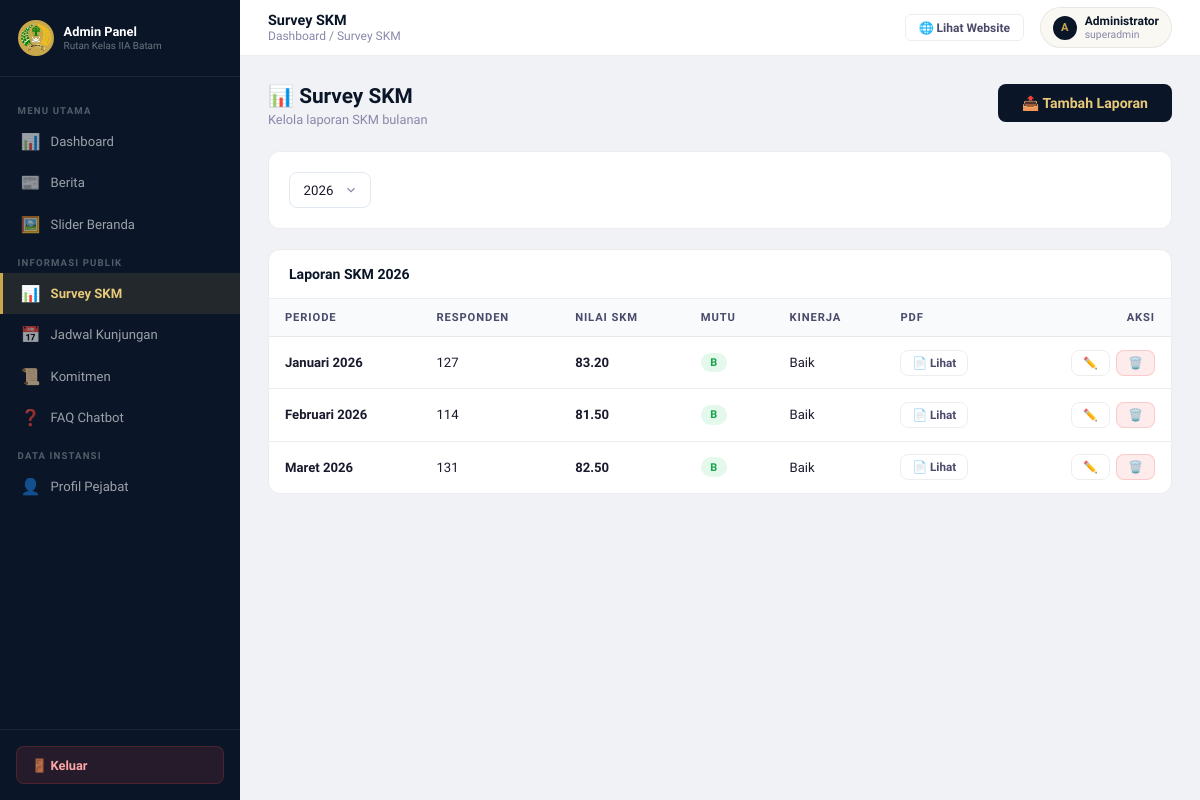
The app's page /admin/survey.php (signed in) with its own data.
### tables this page shows
CREATE TABLE `survey_skm` (
  `id`          INT AUTO_INCREMENT PRIMARY KEY,
  `bulan`       TINYINT NOT NULL,               
  `tahun`       YEAR    NOT NULL,
  `responden`   INT     NOT NULL DEFAULT 0,
  `nilai_skm`   DECIMAL(5,2) NOT NULL,
  `mutu`        ENUM('A','B','C','D') NOT NULL,
  `kinerja`     VARCHAR(50),
  `file_pdf`    VARCHAR(255),                   
  `created_at`  TIMESTAMP DEFAULT CURRENT_TIMESTAMP,
  `updated_at`  TIMESTAMP DEFAULT CURRENT_TIMESTAMP ON UPDATE CURRENT_TIMESTAMP,
  UNIQUE KEY `uq_bulan_tahun` (`bulan`, `tahun`)
);

### admin/survey.php (the view, shortened to what this page needs)
<?php
$db = getDB();
$action = $_GET['action'] ?? 'list';
$tahun=(int)($_GET['tahun']??date('Y'));
$laporan=$db->prepare("SELECT * FROM survey_skm WHERE tahun=? ORDER BY bulan ASC"); $laporan->execute([$tahun]); $laporan=$laporan->fetchAll();
$tahunList=$db->query("SELECT DISTINCT tahun FROM survey_skm ORDER BY tahun DESC")->fetchAll(PDO::FETCH_COLUMN);
$nb=['','Januari','Februari','Maret','April','Mei','Juni','Juli','Agustus','September','Oktober','November','Desember'];
?>
<!DOCTYPE html><html lang="id"><head><meta charset="UTF-8"/><meta name="viewport" content="width=device-width,initial-scale=1.0"/>
<link rel="stylesheet" href="css/admin.css"/>
<link href="https://fonts.googleapis.com/css2?family=Source+Sans+3:wght@400;600;700&display=swap" rel="stylesheet"/></head>
<body>
<div class="admin-layout">
<?php include __DIR__.'/includes/sidebar.php'; ?>
<div class="admin-main">
<header class="admin-topbar">
  <div class="topbar-left"><button class="sidebar-toggle" id="sidebarToggle">☰</button>
  <div><div class="topbar-page-title">Survey SKM</div><div class="topbar-breadcrumb">Dashboard / Survey SKM</div></div></div>
  <div class="topbar-right"><a href="../index.php" target="_blank" class="btn-view-site">🌐 Lihat Website</a>
  <div class="admin-user-chip"><div class="admin-user-avatar"><?=strtoupper(substr($_SESSION['admin_nama'],0,1))?></div>
  <div><div class="admin-user-name"><?=htmlspecialchars($_SESSION['admin_nama'])?></div><div class="admin-user-role"><?=$_SESSION['admin_role']?></div></div></div></div>
</header>
<div class="admin-content">
<?php if($action==='list'):?>
<div class="admin-page-header">
  <div><div class="admin-page-title">📊 Survey SKM</div><div class="admin-page-desc">Kelola laporan SKM bulanan</div></div>
  <a href="survey.php?action=tambah" class="btn btn-primary btn-lg">📤 Tambah Laporan</a>
</div>
<div class="admin-card" style="margin-bottom:1.25rem;"><div class="admin-card-body" style="display:flex;gap:.75rem;align-items:center;">
  <form method="GET" style="display:flex;gap:.75rem;"><input type="hidden" name="action" value="list"/>
  <select name="tahun" class="form-control" style="max-width:120px;" onchange="this.form.submit()">
    <?php foreach($tahunList as $t):?><option value="<?=$t?>" <?=$t==$tahun?'selected':''?>><?=$t?></option><?php endforeach;?>
  </select></form>
</div></div>
<div class="admin-card"><div class="admin-card-header"><div class="admin-card-title">Laporan SKM <?=$tahun?></div></div>
<div class="admin-table-wrap"><table class="admin-table">
<thead><tr><th>Periode</th><th>Responden</th><th>Nilai SKM</th><th>Mutu</th><th>Kinerja</th><th>PDF</th><th style="text-align:right">Aksi</th></tr></thead>
<tbody>
<?php foreach($laporan as $row):?>
<tr><td><strong><?=$nb[$row['bulan']]?> <?=$row['tahun']?></strong></td>
<td><?=number_format($row['responden'])?></td>
<td><strong><?=number_format($row['nilai_skm'],2)?></strong></td>
<td><span class="badge badge-publish"><?=$row['mutu']?></span></td>
<td><?=htmlspecialchars($row['kinerja'])?></td>
<td><?=$row['file_pdf']?'<a href="../pdfs/'.htmlspecialchars($row['file_pdf']).'" target="_blank" class="btn btn-outline btn-sm">📄 Lihat</a>':'—'?></td>
<td><div class="td-actions">
  <a href="survey.php?action=edit&id=<?=$row['id']?>" class="btn btn-outline btn-sm">✏️</a>
  <form method="POST" style="display:inline;" onsubmit="return confirm('Hapus laporan ini?')">
    <button type="submit" class="btn btn-danger btn-sm">🗑️</button>
  </form>
</div></td></tr>
<?php endforeach; if(empty($laporan)):?>
<tr><td colspan="7" style="text-align:center;padding:3rem;color:#ccc;">Belum ada laporan SKM <?=$tahun?></td></tr>
<?php endif;?>
</tbody></table></div></div>
<?php endif;?>
</div></div></div>
<script src="js/admin.js"></script></body></html>

### records on screen
survey_skm: bulan "Januari", tahun "2026", responden "127", nilai_skm "83.20", mutu "B", kinerja "Baik"
survey_skm: bulan "Februari", tahun "2026", responden "114", nilai_skm "81.50", mutu "B", kinerja "Baik"
survey_skm: bulan "Maret", tahun "2026", responden "131", nilai_skm "82.50", mutu "B", kinerja "Baik"

### other values on screen
substr($_SESSION['admin_nama'],0,1) "A"
$_SESSION['admin_nama'] "Administrator"
$_SESSION['admin_role'] "superadmin"
$tahun "2026"
form field tahun "2026"
